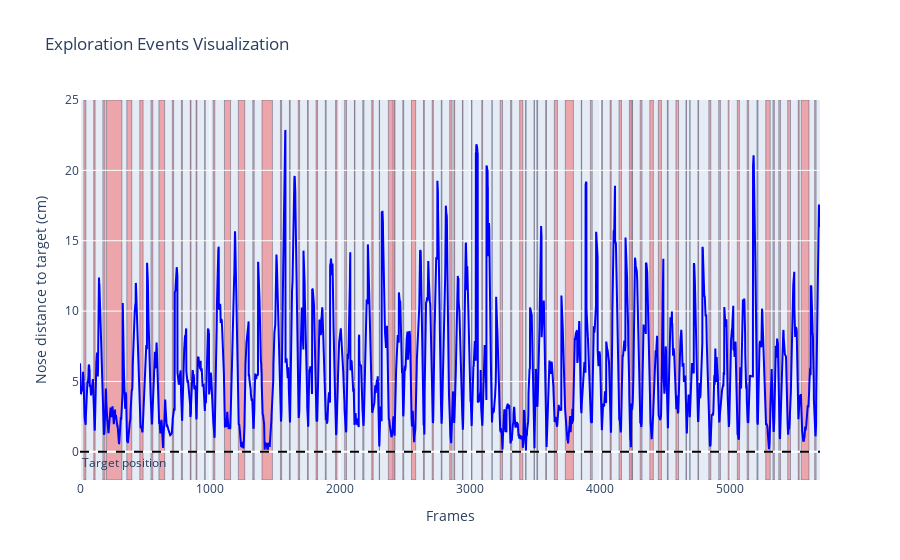

The notebook cell saved with this chart:
### Markdown cell above
---
We can see on the testing data that the exploratory events happen when the nose gets close to the object

### Code cell
rst.plot_example_data(model_dict['X_ts'], model_dict['y_ts'])

### Figure 1 — Plotly figure (JSON) as saved in the notebook; plotly's stock layout.template omitted (floating-point values rounded to 4 significant figures; data arrays with more than 128 entries replaced by an {"elided": "..."} marker saying what was removed)
{"data": [{"line": {"color": "blue"}, "mode": "lines", "name": "Position", "type": "scatter", "x": {"elided": "5693 int values"}, "y": {"elided": "5693 float values"}}], "layout": {"annotations": [{"showarrow": false, "text": "Target position", "x": 0, "xanchor": "left", "xref": "x domain", "y": 0, "yanchor": "top", "yref": "y"}], "legend": {"bgcolor": "rgba(255,255,255,0.6)", "orientation": "h", "x": 0.5, "xanchor": "center", "y": 1.05, "yanchor": "bottom"}, "shapes": [{"fillcolor": "rgba(255,0,0,0.3)", "layer": "below", "line": {"width": 0.4}, "type": "rect", "x0": 30, "x1": 45, "y0": -2, "y1": 25}, {"fillcolor": "rgba(255,0,0,0.3)", "layer": "below", "line": {"width": 0.4}, "type": "rect", "x0": 106, "x1": 116, "y0": -2, "y1": 25}, {"fillcolor": "rgba(255,0,0,0.3)", "layer": "below", "line": {"width": 0.4}, "type": "rect", "x0": 176, "x1": 192, "y0": -2, "y1": 25}, {"fillcolor": "rgba(255,0,0,0.3)", "layer": "below", "line": {"width": 0.4}, "type": "rect", "x0": 204, "x1": 322, "y0": -2, "y1": 25}, {"fillcolor": "rgba(255,0,0,0.3)", "layer": "below", "line": {"width": 0.4}, "type": "rect", "x0": 360, "x1": 398, "y0": -2, "y1": 25}, {"fillcolor": "rgba(255,0,0,0.3)", "layer": "below", "line": {"width": 0.4}, "type": "rect", "x0": 460, "x1": 485, "y0": -2, "y1": 25}, {"fillcolor": "rgba(255,0,0,0.3)", "layer": "below", "line": {"width": 0.4}, "type": "rect", "x0": 546, "x1": 560, "y0": -2, "y1": 25}, {"fillcolor": "rgba(255,0,0,0.3)", "layer": "below", "line": {"width": 0.4}, "type": "rect", "x0": 607, "x1": 651, "y0": -2, "y1": 25}, {"fillcolor": "rgba(255,0,0,0.3)", "layer": "below", "line": {"width": 0.4}, "type": "rect", "x0": 710, "x1": 720, "y0": -2, "y1": 25}, {"fillcolor": "rgba(255,0,0,0.3)", "layer": "below", "line": {"width": 0.4}, "type": "rect", "x0": 780, "x1": 788, "y0": -2, "y1": 25}, {"fillcolor": "rgba(255,0,0,0.3)", "layer": "below", "line": {"width": 0.4}, "type": "rect", "x0": 848, "x1": 854, "y0": -2, "y1": 25}, {"fillcolor": "rgba(255,0,0,0.3)", "layer": "below", "line": {"width": 0.4}, "type": "rect", "x0": 893, "x1": 899, "y0": -2, "y1": 25}, {"fillcolor": "rgba(255,0,0,0.3)", "layer": "below", "line": {"width": 0.4}, "type": "rect", "x0": 959, "x1": 963, "y0": -2, "y1": 25}, {"fillcolor": "rgba(255,0,0,0.3)", "layer": "below", "line": {"width": 0.4}, "type": "rect", "x0": 1024, "x1": 1037, "y0": -2, "y1": 25}, {"fillcolor": "rgba(255,0,0,0.3)", "layer": "below", "line": {"width": 0.4}, "type": "rect", "x0": 1111, "x1": 1158, "y0": -2, "y1": 25}, {"fillcolor": "rgba(255,0,0,0.3)", "layer": "below", "line": {"width": 0.4}, "type": "rect", "x0": 1218, "x1": 1267, "y0": -2, "y1": 25}, {"fillcolor": "rgba(255,0,0,0.3)", "layer": "below", "line": {"width": 0.4}, "type": "rect", "x0": 1329, "x1": 1340, "y0": -2, "y1": 25}, {"fillcolor": "rgba(255,0,0,0.3)", "layer": "below", "line": {"width": 0.4}, "type": "rect", "x0": 1400, "x1": 1480, "y0": -2, "y1": 25}, {"fillcolor": "rgba(255,0,0,0.3)", "layer": "below", "line": {"width": 0.4}, "type": "rect", "x0": 1542, "x1": 1551, "y0": -2, "y1": 25}, {"fillcolor": "rgba(255,0,0,0.3)", "layer": "below", "line": {"width": 0.4}, "type": "rect", "x0": 1611, "x1": 1617, "y0": -2, "y1": 25}, {"fillcolor": "rgba(255,0,0,0.3)", "layer": "below", "line": {"width": 0.4}, "type": "rect", "x0": 1679, "x1": 1689, "y0": -2, "y1": 25}, {"fillcolor": "rgba(255,0,0,0.3)", "layer": "below", "line": {"width": 0.4}, "type": "rect", "x0": 1750, "x1": 1756, "y0": -2, "y1": 25}, {"fillcolor": "rgba(255,0,0,0.3)", "layer": "below", "line": {"width": 0.4}, "type": "rect", "x0": 1816, "x1": 1827, "y0": -2, "y1": 25}, {"fillcolor": "rgba(255,0,0,0.3)", "layer": "below", "line": {"width": 0.4}, "type": "rect", "x0": 1887, "x1": 1894, "y0": -2, "y1": 25}, {"fillcolor": "rgba(255,0,0,0.3)", "layer": "below", "line": {"width": 0.4}, "type": "rect", "x0": 1966, "x1": 1976, "y0": -2, "y1": 25}, {"fillcolor": "rgba(255,0,0,0.3)", "layer": "below", "line": {"width": 0.4}, "type": "rect", "x0": 2036, "x1": 2050, "y0": -2, "y1": 25}, {"fillcolor": "rgba(255,0,0,0.3)", "layer": "below", "line": {"width": 0.4}, "type": "rect", "x0": 2111, "x1": 2115, "y0": -2, "y1": 25}, {"fillcolor": "rgba(255,0,0,0.3)", "layer": "below", "line": {"width": 0.4}, "type": "rect", "x0": 2175, "x1": 2184, "y0": -2, "y1": 25}, {"fillcolor": "rgba(255,0,0,0.3)", "layer": "below", "line": {"width": 0.4}, "type": "rect", "x0": 2244, "x1": 2255, "y0": -2, "y1": 25}, {"fillcolor": "rgba(255,0,0,0.3)", "layer": "below", "line": {"width": 0.4}, "type": "rect", "x0": 2302, "x1": 2304, "y0": -2, "y1": 25}, {"fillcolor": "rgba(255,0,0,0.3)", "layer": "below", "line": {"width": 0.4}, "type": "rect", "x0": 2372, "x1": 2408, "y0": -2, "y1": 25}, {"fillcolor": "rgba(255,0,0,0.3)", "layer": "below", "line": {"width": 0.4}, "type": "rect", "x0": 2416, "x1": 2423, "y0": -2, "y1": 25}, {"fillcolor": "rgba(255,0,0,0.3)", "layer": "below", "line": {"width": 0.4}, "type": "rect", "x0": 2483, "x1": 2490, "y0": -2, "y1": 25}, {"fillcolor": "rgba(255,0,0,0.3)", "layer": "below", "line": {"width": 0.4}, "type": "rect", "x0": 2550, "x1": 2582, "y0": -2, "y1": 25}, {"fillcolor": "rgba(255,0,0,0.3)", "layer": "below", "line": {"width": 0.4}, "type": "rect", "x0": 2642, "x1": 2649, "y0": -2, "y1": 25}, {"fillcolor": "rgba(255,0,0,0.3)", "layer": "below", "line": {"width": 0.4}, "type": "rect", "x0": 2709, "x1": 2718, "y0": -2, "y1": 25}, {"fillcolor": "rgba(255,0,0,0.3)", "layer": "below", "line": {"width": 0.4}, "type": "rect", "x0": 2779, "x1": 2784, "y0": -2, "y1": 25}, {"fillcolor": "rgba(255,0,0,0.3)", "layer": "below", "line": {"width": 0.4}, "type": "rect", "x0": 2844, "x1": 2862, "y0": -2, "y1": 25}, {"fillcolor": "rgba(255,0,0,0.3)", "layer": "below", "line": {"width": 0.4}, "type": "rect", "x0": 2876, "x1": 2882, "y0": -2, "y1": 25}, {"fillcolor": "rgba(255,0,0,0.3)", "layer": "below", "line": {"width": 0.4}, "type": "rect", "x0": 2942, "x1": 2946, "y0": -2, "y1": 25}, {"fillcolor": "rgba(255,0,0,0.3)", "layer": "below", "line": {"width": 0.4}, "type": "rect", "x0": 3010, "x1": 3015, "y0": -2, "y1": 25}, {"fillcolor": "rgba(255,0,0,0.3)", "layer": "below", "line": {"width": 0.4}, "type": "rect", "x0": 3090, "x1": 3097, "y0": -2, "y1": 25}, {"fillcolor": "rgba(255,0,0,0.3)", "layer": "below", "line": {"width": 0.4}, "type": "rect", "x0": 3169, "x1": 3170, "y0": -2, "y1": 25}, {"fillcolor": "rgba(255,0,0,0.3)", "layer": "below", "line": {"width": 0.4}, "type": "rect", "x0": 3232, "x1": 3250, "y0": -2, "y1": 25}, {"fillcolor": "rgba(255,0,0,0.3)", "layer": "below", "line": {"width": 0.4}, "type": "rect", "x0": 3312, "x1": 3321, "y0": -2, "y1": 25}, {"fillcolor": "rgba(255,0,0,0.3)", "layer": "below", "line": {"width": 0.4}, "type": "rect", "x0": 3382, "x1": 3406, "y0": -2, "y1": 25}, {"fillcolor": "rgba(255,0,0,0.3)", "layer": "below", "line": {"width": 0.4}, "type": "rect", "x0": 3428, "x1": 3431, "y0": -2, "y1": 25}, {"fillcolor": "rgba(255,0,0,0.3)", "layer": "below", "line": {"width": 0.4}, "type": "rect", "x0": 3493, "x1": 3495, "y0": -2, "y1": 25}, {"fillcolor": "rgba(255,0,0,0.3)", "layer": "below", "line": {"width": 0.4}, "type": "rect", "x0": 3514, "x1": 3520, "y0": -2, "y1": 25}, {"fillcolor": "rgba(255,0,0,0.3)", "layer": "below", "line": {"width": 0.4}, "type": "rect", "x0": 3582, "x1": 3588, "y0": -2, "y1": 25}, {"fillcolor": "rgba(255,0,0,0.3)", "layer": "below", "line": {"width": 0.4}, "type": "rect", "x0": 3649, "x1": 3672, "y0": -2, "y1": 25}, {"fillcolor": "rgba(255,0,0,0.3)", "layer": "below", "line": {"width": 0.4}, "type": "rect", "x0": 3733, "x1": 3795, "y0": -2, "y1": 25}, {"fillcolor": "rgba(255,0,0,0.3)", "layer": "below", "line": {"width": 0.4}, "type": "rect", "x0": 3856, "x1": 3859, "y0": -2, "y1": 25}, {"fillcolor": "rgba(255,0,0,0.3)", "layer": "below", "line": {"width": 0.4}, "type": "rect", "x0": 3926, "x1": 3940, "y0": -2, "y1": 25}, {"fillcolor": "rgba(255,0,0,0.3)", "layer": "below", "line": {"width": 0.4}, "type": "rect", "x0": 4013, "x1": 4018, "y0": -2, "y1": 25}, {"fillcolor": "rgba(255,0,0,0.3)", "layer": "below", "line": {"width": 0.4}, "type": "rect", "x0": 4078, "x1": 4086, "y0": -2, "y1": 25}, {"fillcolor": "rgba(255,0,0,0.3)", "layer": "below", "line": {"width": 0.4}, "type": "rect", "x0": 4146, "x1": 4165, "y0": -2, "y1": 25}, {"fillcolor": "rgba(255,0,0,0.3)", "layer": "below", "line": {"width": 0.4}, "type": "rect", "x0": 4226, "x1": 4240, "y0": -2, "y1": 25}, {"fillcolor": "rgba(255,0,0,0.3)", "layer": "below", "line": {"width": 0.4}, "type": "rect", "x0": 4246, "x1": 4250, "y0": -2, "y1": 25}, {"fillcolor": "rgba(255,0,0,0.3)", "layer": "below", "line": {"width": 0.4}, "type": "rect", "x0": 4309, "x1": 4323, "y0": -2, "y1": 25}, {"fillcolor": "rgba(255,0,0,0.3)", "layer": "below", "line": {"width": 0.4}, "type": "rect", "x0": 4383, "x1": 4410, "y0": -2, "y1": 25}, {"fillcolor": "rgba(255,0,0,0.3)", "layer": "below", "line": {"width": 0.4}, "type": "rect", "x0": 4449, "x1": 4472, "y0": -2, "y1": 25}, {"fillcolor": "rgba(255,0,0,0.3)", "layer": "below", "line": {"width": 0.4}, "type": "rect", "x0": 4518, "x1": 4524, "y0": -2, "y1": 25}, {"fillcolor": "rgba(255,0,0,0.3)", "layer": "below", "line": {"width": 0.4}, "type": "rect", "x0": 4584, "x1": 4604, "y0": -2, "y1": 25}, {"fillcolor": "rgba(255,0,0,0.3)", "layer": "below", "line": {"width": 0.4}, "type": "rect", "x0": 4661, "x1": 4665, "y0": -2, "y1": 25}, {"fillcolor": "rgba(255,0,0,0.3)", "layer": "below", "line": {"width": 0.4}, "type": "rect", "x0": 4691, "x1": 4692, "y0": -2, "y1": 25}, {"fillcolor": "rgba(255,0,0,0.3)", "layer": "below", "line": {"width": 0.4}, "type": "rect", "x0": 4753, "x1": 4758, "y0": -2, "y1": 25}, {"fillcolor": "rgba(255,0,0,0.3)", "layer": "below", "line": {"width": 0.4}, "type": "rect", "x0": 4837, "x1": 4852, "y0": -2, "y1": 25}, {"fillcolor": "rgba(255,0,0,0.3)", "layer": "below", "line": {"width": 0.4}, "type": "rect", "x0": 4913, "x1": 4926, "y0": -2, "y1": 25}, {"fillcolor": "rgba(255,0,0,0.3)", "layer": "below", "line": {"width": 0.4}, "type": "rect", "x0": 4986, "x1": 4996, "y0": -2, "y1": 25}, {"fillcolor": "rgba(255,0,0,0.3)", "layer": "below", "line": {"width": 0.4}, "type": "rect", "x0": 5056, "x1": 5072, "y0": -2, "y1": 25}, {"fillcolor": "rgba(255,0,0,0.3)", "layer": "below", "line": {"width": 0.4}, "type": "rect", "x0": 5132, "x1": 5143, "y0": -2, "y1": 25}, {"fillcolor": "rgba(255,0,0,0.3)", "layer": "below", "line": {"width": 0.4}, "type": "rect", "x0": 5207, "x1": 5215, "y0": -2, "y1": 25}, {"fillcolor": "rgba(255,0,0,0.3)", "layer": "below", "line": {"width": 0.4}, "type": "rect", "x0": 5275, "x1": 5309, "y0": -2, "y1": 25}, {"fillcolor": "rgba(255,0,0,0.3)", "layer": "below", "line": {"width": 0.4}, "type": "rect", "x0": 5330, "x1": 5341, "y0": -2, "y1": 25}, {"fillcolor": "rgba(255,0,0,0.3)", "layer": "below", "line": {"width": 0.4}, "type": "rect", "x0": 5375, "x1": 5388, "y0": -2, "y1": 25}, {"fillcolor": "rgba(255,0,0,0.3)", "layer": "below", "line": {"width": 0.4}, "type": "rect", "x0": 5444, "x1": 5465, "y0": -2, "y1": 25}, {"fillcolor": "rgba(255,0,0,0.3)", "layer": "below", "line": {"width": 0.4}, "type": "rect", "x0": 5525, "x1": 5532, "y0": -2, "y1": 25}, {"fillcolor": "rgba(255,0,0,0.3)", "layer": "below", "line": {"width": 0.4}, "type": "rect", "x0": 5548, "x1": 5607, "y0": -2, "y1": 25}, {"fillcolor": "rgba(255,0,0,0.3)", "layer": "below", "line": {"width": 0.4}, "type": "rect", "x0": 5651, "x1": 5662, "y0": -2, "y1": 25}, {"line": {"color": "black", "dash": "dash"}, "type": "line", "x0": 0, "x1": 1, "xref": "x domain", "y0": 0, "y1": 0, "yref": "y"}], "title": {"text": "Exploration Events Visualization"}, "xaxis": {"title": {"text": "Frames"}}, "yaxis": {"range": [-2, 25], "title": {"text": "Nose distance to target (cm)"}}}}
